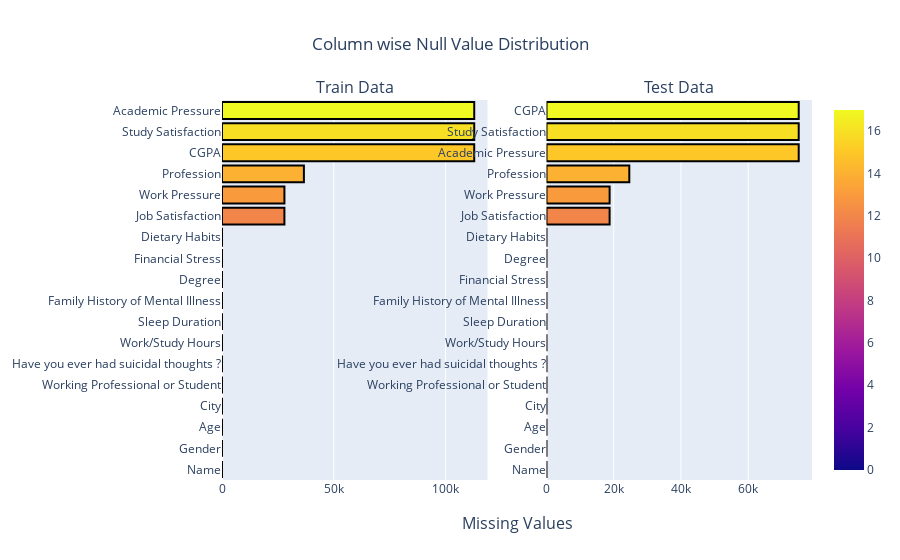

The notebook cell saved with this chart:
### Code cell
fig = make_subplots(rows = 1, cols = 2, column_titles= ["Train Data", "Test Data"], x_title = "Missing Values")
fig.add_trace(go.Bar(x = train_null[0],
                     y = train_null.index, 
                     orientation = "h", 
                     marker= dict(color = [n for n in range(18)], 
                                  line_color="rgb(0,0,0)", 
                                  line_width = 2,
                                  coloraxis="coloraxis")), 
              1,1)

fig.add_trace(go.Bar(x = test_null[0],
                     y = test_null.index,
                     orientation = "h",
                     marker= dict(color= [n for n in range(18)],
                                  line_color="rgb(0,0,0)",
                                  line_width = 2,
                                  coloraxis = "coloraxis")),
              1,2)

fig.update_layout(showlegend = False, title_text="Column wise Null Value Distribution", title_x = 0.5)

### Figure 1 — Plotly figure (JSON) as saved in the notebook; plotly's stock layout.template omitted (floating-point values rounded to 4 significant figures)
{"data": [{"marker": {"color": [0, 1, 2, 3, 4, 5, 6, 7, 8, 9, 10, 11, 12, 13, 14, 15, 16, 17], "coloraxis": "coloraxis", "line": {"color": "rgb(0, 0, 0)", "width": 2}}, "orientation": "h", "type": "bar", "x": [0, 0, 0, 0, 0, 0, 0, 0, 0, 2, 4, 4, 27910, 27918, 36630, 112802, 112803, 112803], "xaxis": "x", "y": ["Name", "Gender", "Age", "City", "Working Professional or Student", "Have you ever had suicidal thoughts ?", "Work/Study Hours", "Sleep Duration", "Family History of Mental Illness", "Degree", "Financial Stress", "Dietary Habits", "Job Satisfaction", "Work Pressure", "Profession", "CGPA", "Study Satisfaction", "Academic Pressure"], "yaxis": "y"}, {"marker": {"color": [0, 1, 2, 3, 4, 5, 6, 7, 8, 9, 10, 11, 12, 13, 14, 15, 16, 17], "coloraxis": "coloraxis", "line": {"color": "rgb(0, 0, 0)", "width": 2}}, "orientation": "h", "type": "bar", "x": [0, 0, 0, 0, 0, 0, 0, 0, 0, 0, 2, 5, 18774, 18778, 24632, 75033, 75033, 75034], "xaxis": "x2", "y": ["Name", "Gender", "Age", "City", "Working Professional or Student", "Have you ever had suicidal thoughts ?", "Work/Study Hours", "Sleep Duration", "Family History of Mental Illness", "Financial Stress", "Degree", "Dietary Habits", "Job Satisfaction", "Work Pressure", "Profession", "Academic Pressure", "Study Satisfaction", "CGPA"], "yaxis": "y2"}], "layout": {"annotations": [{"font": {"size": 16}, "showarrow": false, "text": "Train Data", "x": 0.225, "xanchor": "center", "xref": "paper", "y": 1, "yanchor": "bottom", "yref": "paper"}, {"font": {"size": 16}, "showarrow": false, "text": "Test Data", "x": 0.775, "xanchor": "center", "xref": "paper", "y": 1, "yanchor": "bottom", "yref": "paper"}, {"font": {"size": 16}, "showarrow": false, "text": "Missing Values", "x": 0.5, "xanchor": "center", "xref": "paper", "y": 0, "yanchor": "top", "yref": "paper", "yshift": -30}], "autosize": true, "showlegend": false, "title": {"text": "Column wise Null Value Distribution", "x": 0.5}, "xaxis": {"anchor": "y", "autorange": true, "domain": [0, 0.45], "range": [0, 118740], "type": "linear"}, "xaxis2": {"anchor": "y2", "autorange": true, "domain": [0.55, 1], "range": [0, 78980.0], "type": "linear"}, "yaxis": {"anchor": "x", "autorange": true, "domain": [0, 1], "range": [-0.5, 17.5], "type": "category"}, "yaxis2": {"anchor": "x2", "autorange": true, "domain": [0, 1], "range": [-0.5, 17.5], "type": "category"}}}
